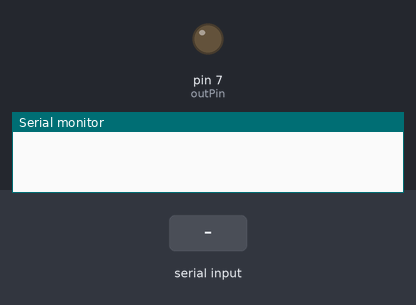
Simulated run of this sketch. Board: Arduino Uno, built with avr-gcc and run on an emulated ATmega328P. Parts: output pins drawn as LEDs (lit = HIGH), the last lines printed to the serial monitor. Inputs (shaded band) come from the test bench.

Above: at 1.2 s.
1.3 s: "h" received over Serial
At 2.6 s:
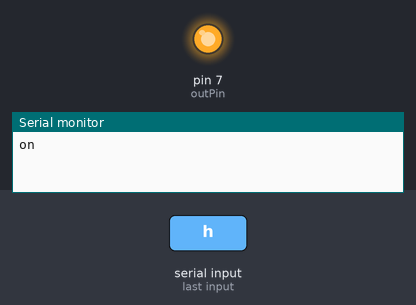
4.3 s: "l" received over Serial
At 4.9 s:
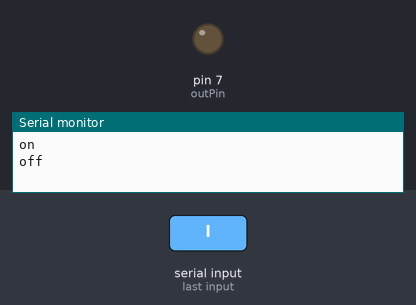
Timing chart, 0 to 7.3 s (numbered marks = the images above; inputs shaded):
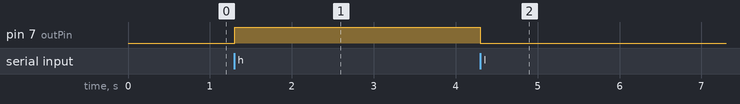

Measured:
- after the input at 1.3 s, pin 7 (outPin): LOW → HIGH at once
- after the input at 4.3 s, pin 7 (outPin): HIGH → LOW at once

The sketch:

handshake.ino
```cpp
int sensorPin = A0;    // select the input pin
int outPin = 7;      // select the pin for the output
int ledPin = 13; // visual command indicator
void setup() {
  // initialize serial communication at 115200 bits per second to match that of the python script:
  Serial.begin(115200);
  pinMode(outPin,OUTPUT);
  digitalWrite(outPin,LOW);

#if 0
  pinMode(inputPin,INPUT_PULLUP)
  pinMode(inputPin,INPUT)
  val = digitalRead(inputPin)
#endif
}

void loop() {
  // read the input on analog pin 0 when "s" is sent from Python
  if(Serial.available()){
    char data = Serial.read();
    if (data == 's'){
      digitalWrite(ledPin,!digitalRead(ledPin));
      Serial.println(analogRead(sensorPin));
      Serial.flush();
      delay(1);        // delay in between reads for stability
    }else if (data == 'h'){
      digitalWrite(outPin,HIGH);
      digitalWrite(ledPin,HIGH);
      Serial.println("on");
      Serial.flush();
      delay(1);        // delay in between reads for stability
    } else if (data == 'l'){
      Serial.println("off");
      Serial.flush();
      digitalWrite(ledPin,HIGH);
      digitalWrite(outPin,LOW);
      delay(100);
      digitalWrite(ledPin,HIGH);
      delay(130);
      digitalWrite(ledPin,LOW);
      delay(100);
      digitalWrite(ledPin,HIGH);
      delay(130);
      digitalWrite(ledPin,LOW);
      delay(100);
      digitalWrite(ledPin,HIGH);
      delay(130);
      digitalWrite(ledPin,LOW);
      delay(100);
      digitalWrite(ledPin,HIGH);
      delay(130);
      digitalWrite(ledPin,LOW);
    }
  }
}
```
